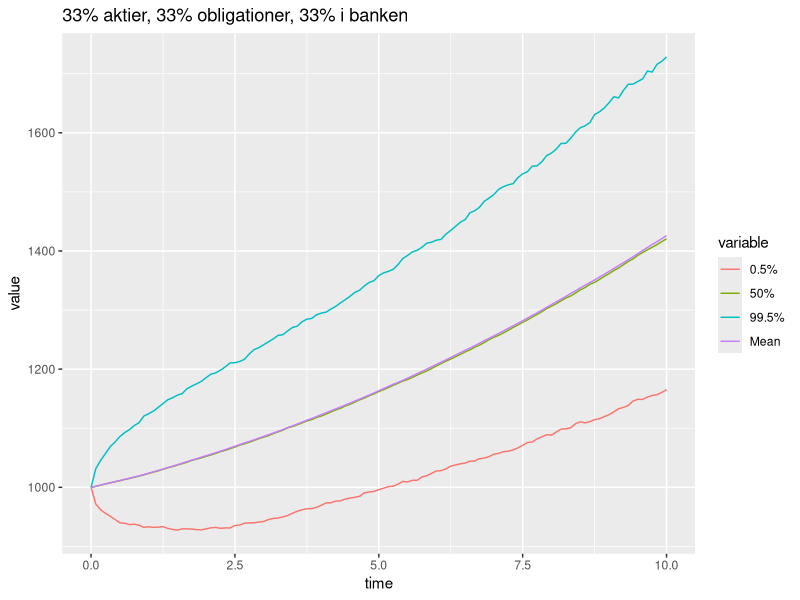
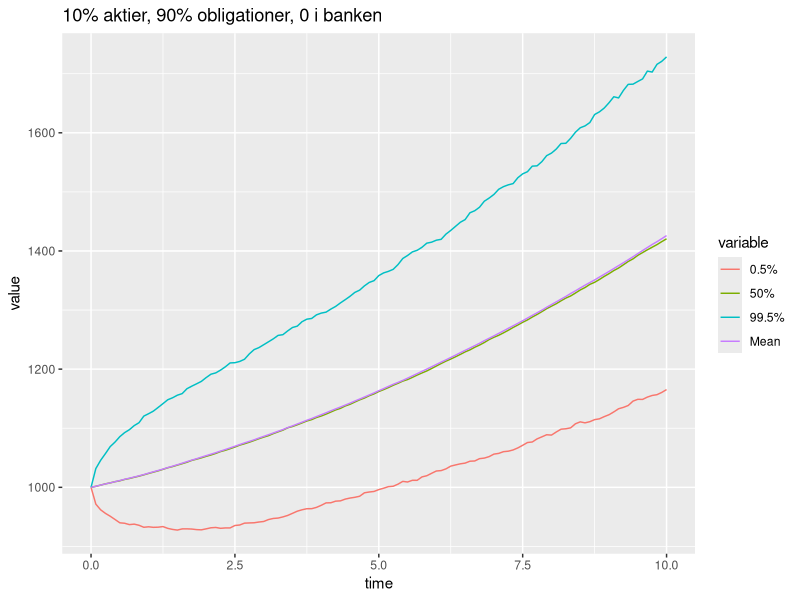
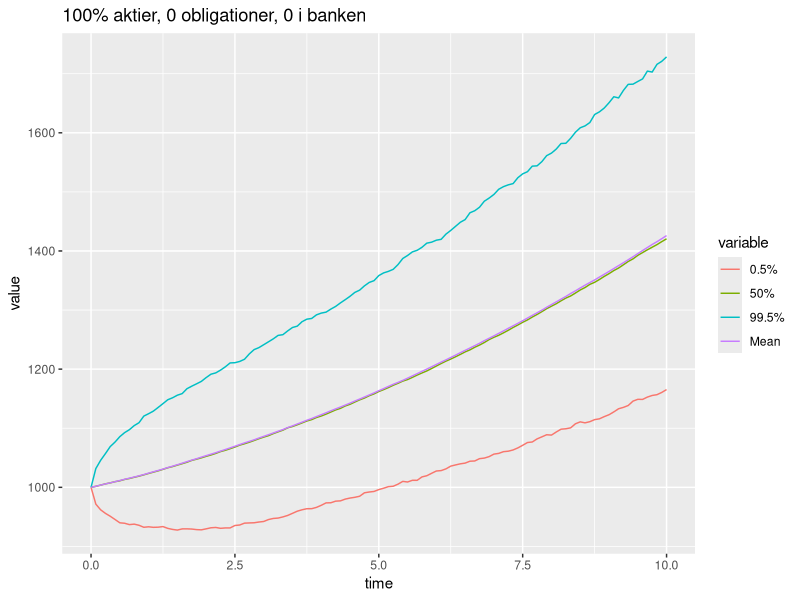
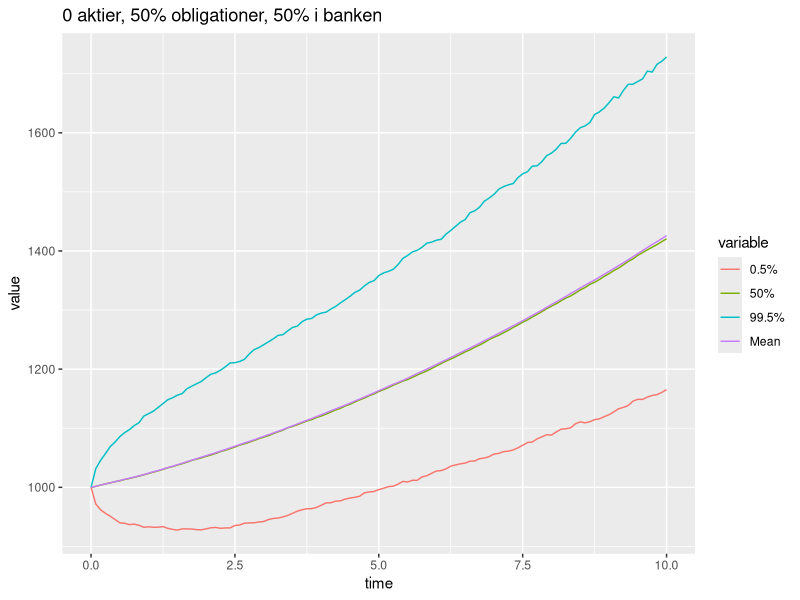
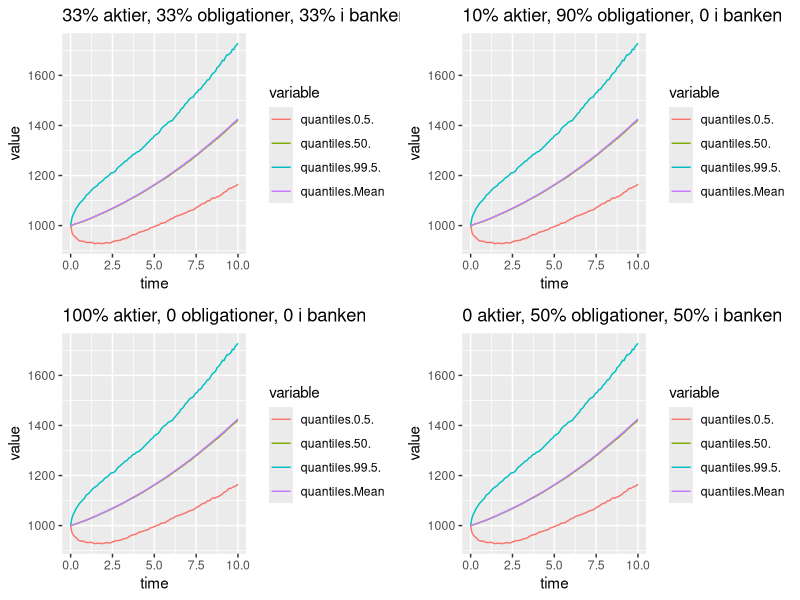
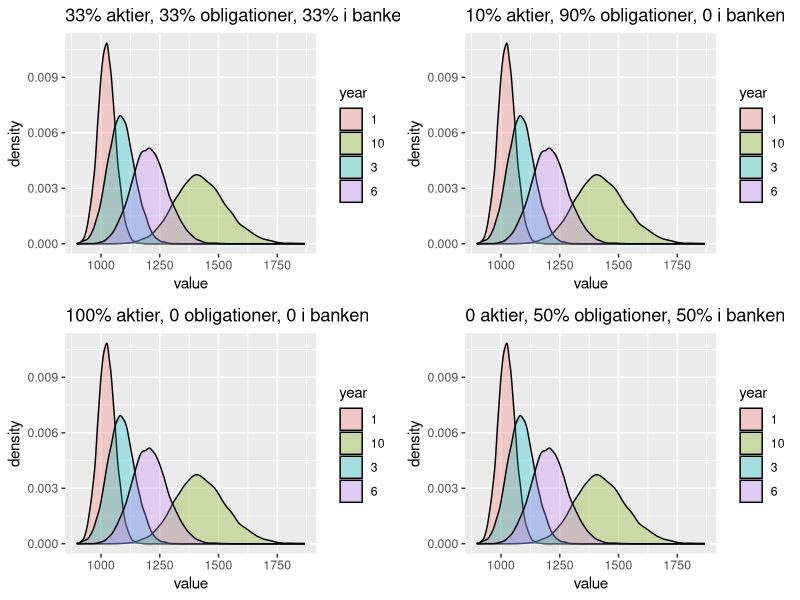
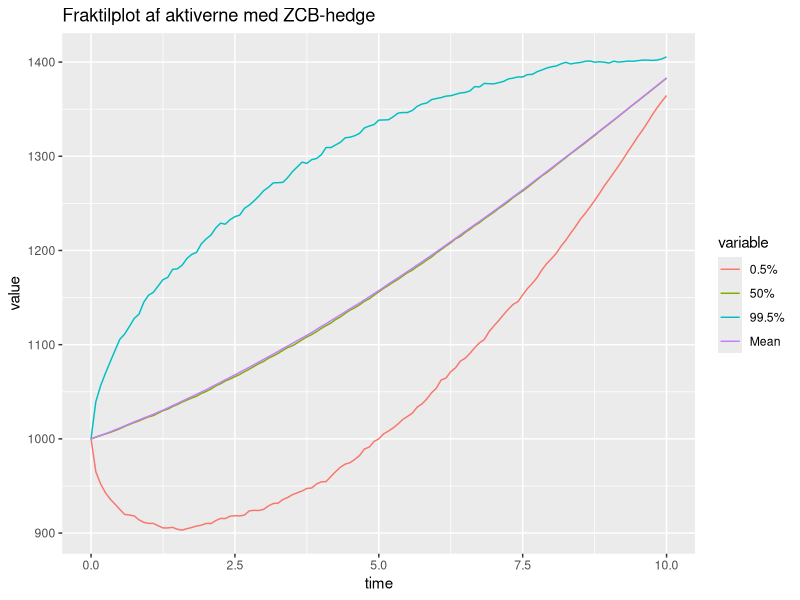
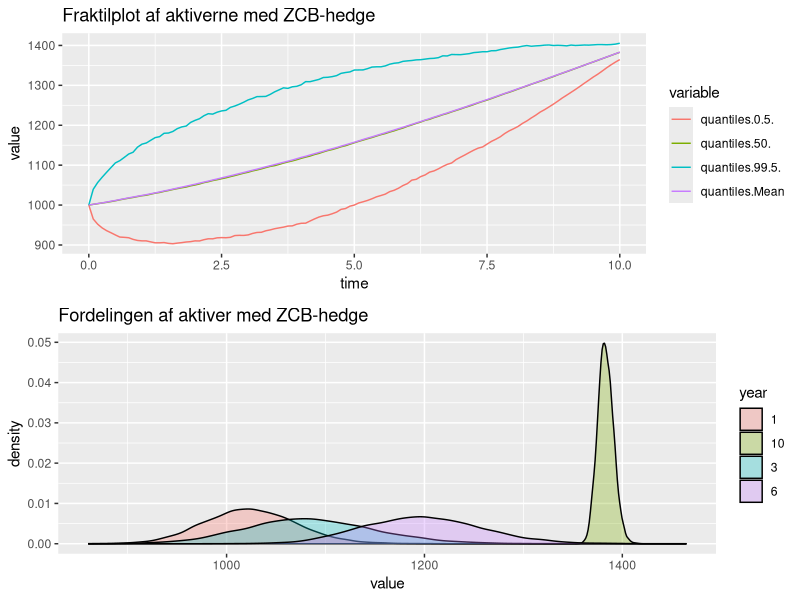

R code for these plots, in order: (Note: a time limit stopped this script after it produced the figures.)
library(ggplot2) # sweet plots
library(reshape2) # melt function 
require(gridExtra)
require(quantmod)
require(pracma)

############################ Opgave 6 ############################

# Vasicek interest model:
S0 <- 100
r0 <- 0.01
b <- 0.042
a <- 0.15
sigma_r <- 0.01
rho <- -0.15
lambda <- -0.23
sigma_s <- 0.2
mu <- 0.06
B_vas <- (1 / a) * (1 - exp(-a * 1:10))
x_ij <- rep(1/10, 10)

#Porteføljevægte
x_beta <- 0
xS <- 1/10
xB <- 9/10

# simulate short rate paths
n <- 10000  # MC simulation trials
T <- 10    # total time
m <- 120   # subintervals
dt <- T/m  # difference in time each subinterval
time_vector <- seq(0, T, by = dt)

r <- matrix(NA,m+1,n)  # matrix to hold short rate paths
r[1,] <- r0
s <- matrix(NA, m+1, n) 
s[1,] <- S0
A <- matrix(NA, m+1, n)
A_hedge <- matrix(NA, m+1, n)

# Liabilities
q <- 0.025
premium <- 1000
L_T <- premium*(1+q)^T

VasicekZCBprice <- function(r0, a, b, sigma_r, lambda, t, T){
  b_vas <- (1/a)*(1-exp(-(T-t)*a)) 
  a_vas <- (sigma_r^2/(2*a^2) - b + lambda*sigma_r/a)*((T-t)-b_vas) - (sigma_r^2)/(4*a)*b_vas^2
  return(exp(a_vas-b_vas*r0))
}



   
# Uden hedging  
A[1,] <- 1000

for(j in 1:n){
  z1 <- rnorm(m+1,0,1)
  z2 <- rnorm(m+1,0,1)
  z3 <- rho*z1 + sqrt(1-rho^2)*z2
  for(i in 2:(m+1)){
    dr <- a*(b-r[i-1,j])*dt + sigma_r*sqrt(dt)*z1[i-1]
    r[i,j] <- r[i-1,j] + dr
    dA <- A[i-1,j]*(x_beta * r[i-1,j] * dt + xS * (mu*dt + sigma_s*sqrt(dt)*z3[i-1]) + 
      sum(x_ij * xB * ((r[i-1,j] - lambda * sigma_r * B_vas) * dt - sigma_r * B_vas * sqrt(dt) * z1[i-1])))
    A[i,j] <- A[i-1,j] + dA
  }
}

meanvector_A <- rep(NA, 121)
for (i in 1:121) {
  meanvector_A[i] <- mean(A[i,])
}
meanvector_A


L <- function(i) {
  VasicekZCBprice(r0 = r[i,j], a = a, b = b, sigma_r = sigma_r, lambda = lambda, t = (i-1)/12, T=10)*L_T
}

L(1:121)

## P(A(T) < L(T)) ##
1 - sum(A[121,] > L(121))/10000



### Plots over aktivernes værdiudvikling samt fordelinger  ###
qs <- apply(A, 1, quantile, probs=c(0.005, 0.5, 0.995))
quantiles<-t(rbind(qs,meanvector_A))
colnames(quantiles)<-c("0.5%","50%", "99.5%","Mean")

time_vector<-seq(0,T,by=dt)
data_plot_6.3<- data.frame("time"=time_vector, "quantiles" = quantiles)
data_plot_6.3<- melt(data_plot_6.3,  id = c('time'))

plot_6.3 <- ggplot(data_plot_6.3, aes(time, value)) +
  geom_line(aes(colour = variable)) +
  ggtitle("33% aktier, 33% obligationer, 33% i banken")

plot_6.3+scale_color_hue(labels = c("0.5%","50%", "99.5%","Mean"))

asset_dist1 <- data.frame(year = factor(rep(c("1","3","6","10"), each=n)), 
                         value = c(A[13,], A[37,], A[73,], A[121,]))
asset_plot1 <- ggplot(asset_dist1, aes(x=value, fill=year)) + geom_density(alpha=.3) +
  ggtitle("33% aktier, 33% obligationer, 33% i banken")



data_plot_6.32<- data.frame("time"=time_vector, "quantiles" = quantiles)
data_plot_6.32<- melt(data_plot_6.32,  id = c('time'))

plot_6.32 <- ggplot(data_plot_6.32, aes(time, value)) +
  geom_line(aes(colour = variable)) +
  ggtitle("10% aktier, 90% obligationer, 0 i banken")

plot_6.32+scale_color_hue(labels = c("0.5%","50%", "99.5%","Mean"))

asset_dist2 <- data.frame(year = factor(rep(c("1","3","6","10"), each=n)), 
                         value = c(A[13,], A[37,], A[73,], A[121,]))
asset_plot2 <- ggplot(asset_dist2, aes(x=value, fill=year)) + geom_density(alpha=.3) +
  ggtitle("10% aktier, 90% obligationer, 0 i banken")



data_plot_6.33<- data.frame("time"=time_vector, "quantiles" = quantiles)
data_plot_6.33<- melt(data_plot_6.33,  id = c('time'))

plot_6.33 <- ggplot(data_plot_6.33, aes(time, value)) +
  geom_line(aes(colour = variable)) +
  ggtitle("100% aktier, 0 obligationer, 0 i banken")

plot_6.33+scale_color_hue(labels = c("0.5%","50%", "99.5%","Mean"))

asset_dist3 <- data.frame(year = factor(rep(c("1","3","6","10"), each=n)), 
                         value = c(A[13,], A[37,], A[73,], A[121,]))
asset_plot3 <- ggplot(asset_dist3, aes(x=value, fill=year)) + geom_density(alpha=.3) +
  ggtitle("100% aktier, 0 obligationer, 0 i banken")



data_plot_6.34<- data.frame("time"=time_vector, "quantiles" = quantiles)
data_plot_6.34<- melt(data_plot_6.34,  id = c('time'))

plot_6.34 <- ggplot(data_plot_6.34, aes(time, value)) +
  geom_line(aes(colour = variable)) +
  ggtitle("0 aktier, 50% obligationer, 50% i banken")

plot_6.34+scale_color_hue(labels = c("0.5%","50%", "99.5%","Mean"))

asset_dist4 <- data.frame(year = factor(rep(c("1","3","6","10"), each=n)), 
                         value = c(A[13,], A[37,], A[73,], A[121,]))
asset_plot4 <- ggplot(asset_dist4, aes(x=value, fill=year)) + geom_density(alpha=.3) +
  ggtitle("0 aktier, 50% obligationer, 50% i banken")



grid.arrange(plot_6.3, plot_6.32, plot_6.33, plot_6.34)

grid.arrange(asset_plot1, asset_plot2, asset_plot3, asset_plot4)


# Med ZCB-hedging  
A[1,] <- 1000 - L(1)

for(j in 1:n){
  z1 <- rnorm(m+1,0,1)
  z2 <- rnorm(m+1,0,1)
  z3 <- rho*z1 + sqrt(1-rho^2)*z2
  for(i in 2:(m+1)){
    dr <- a*(b-r[i-1,j])*dt + sigma_r*sqrt(dt)*z1[i-1]
    r[i,j] <- r[i-1,j] + dr
    dA <- A[i-1,j]*(x_beta * r[i-1,j] * dt + xS * (mu*dt + sigma_s*sqrt(dt)*z3[i-1]) + 
                    sum(x_ij * xB * ((r[i-1,j] - lambda * sigma_r * B_vas) * dt - sigma_r * B_vas * sqrt(dt) * z1[i-1])))
    A[i,j] <- A[i-1,j] + dA
  }
}

for(j in 1:n){
  for(i in 1:(m+1)){
    A[i,j] <- A[i,j] + L(i) 
  }
}

meanvector_A <- rep(NA, 121)
for (i in 1:121) {
  meanvector_A[i] <- mean(A[i,])
}
meanvector_A

qs <- apply(A, 1, quantile, probs=c(0.005, 0.5, 0.995))
quantiles<-t(rbind(qs,meanvector_A))
colnames(quantiles)<-c("0.5%","50%", "99.5%","Mean")

time_vector<-seq(0,T,by=dt)
data_plot<- data.frame("time"=time_vector, "quantiles" = quantiles)
data_plot<- melt(data_plot,  id = c('time'))

plot_zcbhedge <- ggplot(data_plot, aes(time, value)) +
  geom_line(aes(colour = variable)) +
  ggtitle("Fraktilplot af aktiverne med ZCB-hedge")

plot_zcbhedge+scale_color_hue(labels = c("0.5%","50%", "99.5%","Mean"))

asset_dist_zcbh <- data.frame(year = factor(rep(c("1","3","6","10"), each=n)), 
                          value = c(A[13,], A[37,], A[73,], A[121,]))
asset_plot_zcbh <- ggplot(asset_dist_zcbh, aes(x=value, fill=year)) + geom_density(alpha=.3) +
  ggtitle("Fordelingen af aktiver med ZCB-hedge")

grid.arrange(plot_zcbhedge, asset_plot_zcbh)

# Med ZC swap-hedging  
A[1,] <- 1000

payments <- matrix(NA, m+1, n)
payments[1,] <- L(1)*r0*dt 

for(j in 1:n){
  z1 <- rnorm(m+1,0,1)
  z2 <- rnorm(m+1,0,1)
  z3 <- rho*z1 + sqrt(1-rho^2)*z2
  for(i in 2:(m+1)){
    dr <- a*(b-r[i-1,j])*dt + sigma_r*sqrt(dt)*z1[i-1]
    r[i,j] <- r[i-1,j] + dr
    dA <- A[i-1,j]*(x_beta * r[i-1,j] * dt + xS * (mu*dt + sigma_s*sqrt(dt)*z3[i-1]) + 
                      sum(x_ij * xB * ((r[i-1,j] - lambda * sigma_r * B_vas) * dt - sigma_r * B_vas * sqrt(dt) * z1[i-1])))
    payments[i,j] <- L(1)*dt*r[i-1,j]
    A[i,j] <- A[i-1,j] + dA - payments[i,j]
  }
}

L_matrix <- matrix(NA, m+1, n)

for(j in 1:n){
  A[1,j] <- 1000 + L(1)
  L_matrix[1,j] <- L_matrix[1,] <- 2*VasicekZCBprice(r0 = r0, a = a, b = b, sigma_r = sigma_r, 
                                                                lambda = lambda, t = 0, T=10)*L_T 
  for(i in 2:(m+1)){
    A[i,j] <- A[i,j] + L(i)
    L_matrix[i,j] <- L(i) + VasicekZCBprice(r0 = r0, a = a, b = b, sigma_r = sigma_r, lambda = lambda, t = 0, T=10)*L_T
  }
}

meanvector_A <- rep(NA, 121)
for (i in 1:121) {
  meanvector_A[i] <- mean(A[i,])
}
meanvector_A



meanvector_L <- rep(NA, 121)
for (i in 1:121) {
  meanvector_L[i] <- mean(L_matrix[i,])
}
meanvector_L


B_swap <- matrix(NA, m+1, n)
for (j in 1:n) {
  for (i in 1:(m+1)) {
    B_swap[i,j] <- pmax(A[i,j] - L_matrix[i,j], 0)
  }
}



Loss_swap <- matrix(NA, 109, n)
for (j in 1:n) {
  for (i in 1:109) {
    Loss_swap[i,j] <- B_swap[i,j] - exp(-mean((r[i:(i+11),j])))*B_swap[i+12,j]
  }
}



meanvector_Loss_swap <- rep(NA, 109)
for (i in 1:109) {
  meanvector_Loss_swap[i] <- mean(Loss_swap[i,])
}
meanvector_Loss_swap


qs <- apply(Loss_swap, 1, quantile, probs=c(0.005, 0.5, 0.995))
quantiles <- t(rbind(qs,meanvector_Loss_swap))

SCR_swap <- quantiles[,3]

CR_swap <- matrix(NA, 109, n)


for (j in 1:n) {
  for (i in 1:109) {
    CR_swap[i,j] <- B_swap[i,j]/SCR_swap[i]
  }
}

CR_swap[1,]
meanvector_CR <- rep(NA, 109)
for (i in 1:109) {
  meanvector_CR[i] <- mean(CR_swap[i,])
}



true_false_matrix_swap <- CR_swap < 1

for (j in 1:n) {
  for (i in 1:109) {
    if (true_false_matrix_swap[i,j] == TRUE){
      true_false_matrix_swap[i:109,j] = TRUE
    }
  }
}

sum(true_false_matrix_swap[2,])

insolv_prob <- rep(NA, 109)
for (i in 1:109) {
  insolv_prob[i] <- sum(true_false_matrix_swap[i,])/n  
}

ins_prob_plot <- qplot(time_vector, insolv_prob, xlab = "Tid",
                       ylab = "Sandsynlighed for insolvens", main = "Sandsynlighed for insolvens for ZCB-swap hedge")




# Plot of asset distributions (6.3)
asset_dist <- data.frame(year = factor(rep(c("1","3","6","10"), each=n)), 
                  value = c(A[13,], A[37,], A[73,], A[121,]))
ggplot(asset_dist, aes(x=value, fill=year)) + geom_density(alpha=.3)
      
# Plot assets
data_plot <- data.frame('time' = time_vector, "Value" = A[,1:50])
data_plot <- melt(data_plot,  id = c('time'))
plot_A <- ggplot(data_plot, aes(time, value)) +
  geom_line(aes(colour = variable)) +
  theme(legend.position = "none")
plot_A
 
data_plot_L <- data.frame('time' = time_vector, "Value" = L_matrix[,1:50])
data_plot_L <- melt(data_plot_L,  id = c('time'))
plot_L <- ggplot(data_plot_L, aes(time, value)) +
  geom_line(aes(colour = variable)) +
  theme(legend.position = "none")
plot_L


# Bonus
B <- matrix(NA, m+1, n)
for (j in 1:n) {
  for (i in 1:(m+1)) {
    B[i,j] <- pmax(A[i,j] - L(i), 0)
  }
}



meanvector_B <- rep(NA, 121)
for (i in 1:121) {
  meanvector_B[i] <- mean(B[i,])
}
meanvector_B

data_plot <- data.frame('time' = time_vector, "Value" = B)
data_plot <- melt(data_plot,  id = c('time'))
plot_B <- ggplot(data_plot, aes(time, value)) +
  geom_line(aes(colour = variable)) +
  theme(legend.position = "none")
plot_B


qs <- apply(B, 1, quantile, probs=c(0.005, 0.5, 0.995))
quantiles<-t(rbind(qs,meanvector_B))
colnames(quantiles)<-c("0.5%","50%", "99.5%","Mean")

time_vector<-seq(0,T,by=dt)
data_plot_6.6<- data.frame("time"=time_vector, "quantiles" = quantiles)
data_plot_6.6<- melt(data_plot_6.6,  id = c('time'))

plot_6.6 <- ggplot(data_plot_6.6, aes(time, value)) +
  geom_line(aes(colour = variable)) +
  ggtitle("Fraktilplot for B(t)")

plot_6.6+scale_color_hue(name = "Fraktiler",labels = c("0.5%","50%", "99.5%","Mean"))



# Loss

Loss <- matrix(NA, 109, n)
for (j in 1:n) {
  for (i in 1:109) {
    Loss[i,j] <- B[i,j] - exp(-mean((r[i:(i+11),j])))*B[i+12,j]
  }
}



meanvector_Loss <- rep(NA, 109)
for (i in 1:109) {
  meanvector_Loss[i] <- mean(Loss[i,])
}
meanvector_Loss


qs <- apply(Loss, 1, quantile, probs=c(0.005, 0.5, 0.995))
quantiles<-t(rbind(qs,meanvector_Loss))

SCR <- quantiles[,3]

plot_SCR <- qplot(time_vector, SCR, xlab = "Tid", ylab = "SCR", main = "Solvenskapitalkrav")


CR <- matrix(NA, 109, n)

for (j in 1:n) {
  for (i in 1:109) {
    CR[i,j] <- B[i,j]/SCR[i]
  }
}


meanvector_CR <- rep(NA, 109)
for (i in 1:109) {
  meanvector_CR[i] <- mean(CR[i,])
}
meanvector_CR




qs <- apply(CR, 1, quantile, probs=c(0.005, 0.5, 0.995))
quantiles<-t(rbind(qs,meanvector_CR))
colnames(quantiles)<-c("0.5%","50%", "99.5%","Mean")

time_vector<-seq(0,T-1,by=dt)
data_plot_CR<- data.frame("time"=time_vector, "quantiles" = quantiles)
data_plot_CR<- melt(data_plot_CR,  id = c('time'))

plot_CR <- ggplot(data_plot_CR, aes(time, value)) +
  geom_line(aes(colour = variable)) +
  ggtitle("Fraktilplot af CR(t)") +
  scale_color_hue(name = "Quantiles",labels = c("0.5%","50%", "99.5%","Mean"))

plot_CR




true_false_matrix <- CR < 1
true_false_matrix[100,]



for (j in 1:n) {
  for (i in 1:109) {
    if (true_false_matrix[i,j] == TRUE){
      true_false_matrix[i:109,j] = TRUE
    }
  }
}



insolv_prob <- rep(NA, 109)
for (i in 1:109) {
  insolv_prob[i] <- sum(true_false_matrix[i,])/n  
}

ins_prob_plot <- qplot(time_vector, insolv_prob, xlab = "Tid",
                    ylab = "Sandsynlighed for insolvens", main = "Sandsynlighed for insolvens")



grid.arrange(plot_6.6, plot_SCR, plot_CR, ins_prob_plot)





##### 6.9 #####

b_Q <- b-lambda*sigma_r/a 

A[1,] <- 1000

for(j in 1:n){
  z1 <- rnorm(m+1,0,1)
  z2 <- rnorm(m+1,0,1)
  z3 <- rho*z1 + sqrt(1-rho^2)*z2
  for(i in 2:(m+1)){
    dr <- a*(b_Q-r[i-1,j])*dt + sigma_r*sqrt(dt)*z1[i-1]
    r[i,j] <- r[i-1,j] + dr
    dA <- A[i-1,j]*(x_beta * r[i-1,j] * dt + xS * (r[i,j]*dt + sigma_s*sqrt(dt)*z3[i-1]) + 
                      sum(x_ij * xB * ((r[i-1,j]*dt - sigma_r * B_vas * sqrt(dt) * z1[i-1]))))
    A[i,j] <- A[i-1,j] + dA
  }
}

meanvector_A <- rep(NA, 121)
for (i in 1:121) {
  meanvector_A[i] <- mean(A[i,])
}
meanvector_A

L2 <- function(t) {
  1000*(1+0.025)^(t/12)
}


B <- matrix(NA, m+1, n)
for (j in 1:n) {
  for (i in 1:(m+1)) {
    B[i,j] <- max(A[i,j] - L2(i), 0)
  }
}

meanvector_B <- rep(NA, 121)
for (i in 1:121) {
  meanvector_B[i] <- mean(B[i,])
}
meanvector_B

option_price <- VasicekZCBprice(r0 = r0, a = a, b = b, sigma_r = sigma_r, lambda = lambda, t = (i-1)/12, T=10)*meanvector_B

option_price[121]

y_price <- option_price[seq(13,121,12)]

sum(option_price[seq(13,121,12)])



##### 6.10 #####

exp_Q <- function(eta){
  return(VasicekZCBprice(r0 = r0, a = a, b = b, sigma_r = sigma_r, lambda = lambda, t = 0, T = 10)
         *(L2(121) + eta * option_price[121]) - 1000)
}


bisect(exp_Q, 0, 1)
